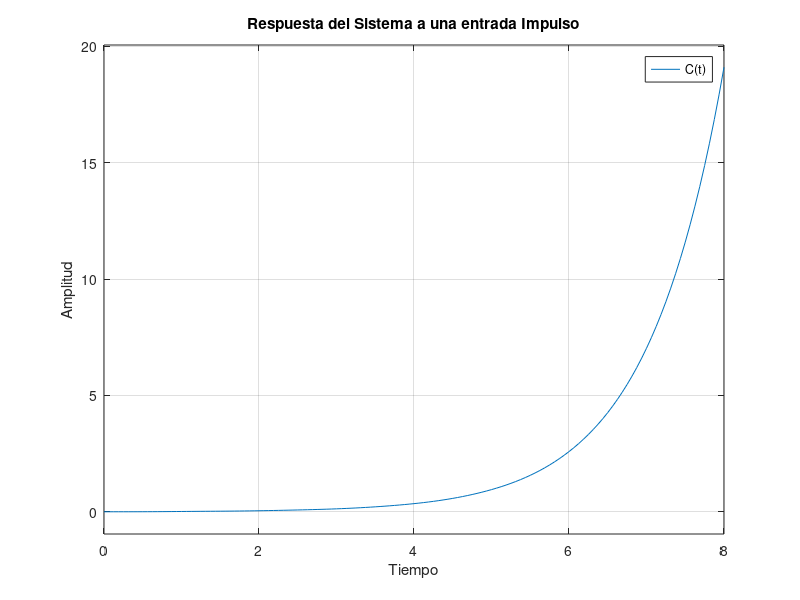
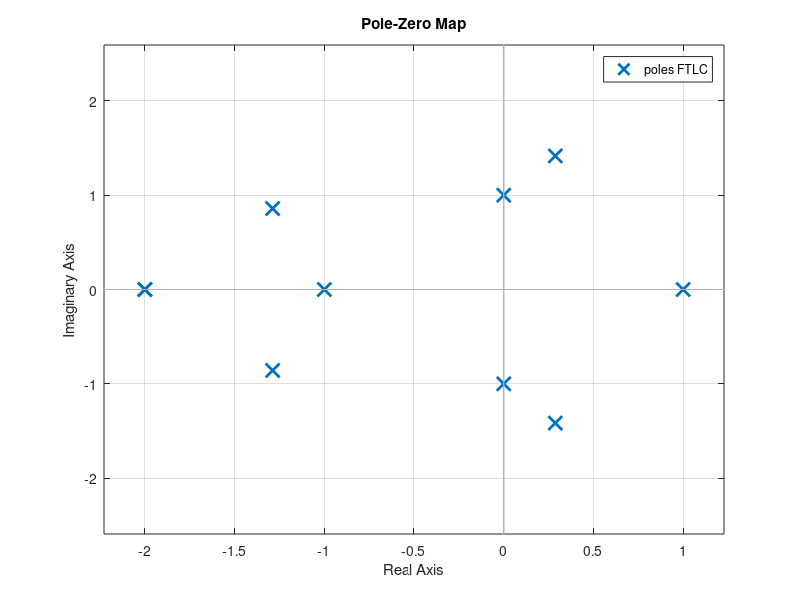

These figures' MATLAB source, in order:
%% Criterio de Estabilidad de Routh
clc

num = [1];
den = [1 2 3 4 5];
FTLC = tf(num, den);

figure(1)
    impulse(FTLC);
    title('Respuesta del Sistema a una entrada Impulso')
    ylabel('Amplitud')
    xlabel('Tiempo')
    legend('C(t)')
    % se genera una salida inestable

figure(2)
    pzmap(FTLC)
    % tenemos 2 polos inestables a la derecha del eje imaginario

%% Caso cambiando den (criticamente estable)
clc

num = [1];
den = [1 2 1 2];
FTLC = tf(num, den)

figure(1)
    impulse(FTLC)
    title('Respuesta del Sistema a una entrada Impulso')
    ylabel('Amplitud')
    xlabel('Tiempo')
    legend('C(t)')
    % se genera una salida critic. estable
    % oscila indefinidamente

figure(2)
    pzmap(FTLC)
    % tenemos polos sobre el eje imaginario (salida oscilante)

%% Caso 2 cambiando den (inestable)
clc

num = [1];
den = [1 2 24 48 -25 -50];
FTLC = tf(num, den)

figure(1)
    impulse(FTLC)
    title('Respuesta del Sistema a una entrada Impulso')
    ylabel('Amplitud')
    xlabel('Tiempo')
    legend('C(t)')
    % se genera una salida inestable

figure(2)
    pzmap(FTLC)
    % tenemos un polo inestable (a la derecha)
